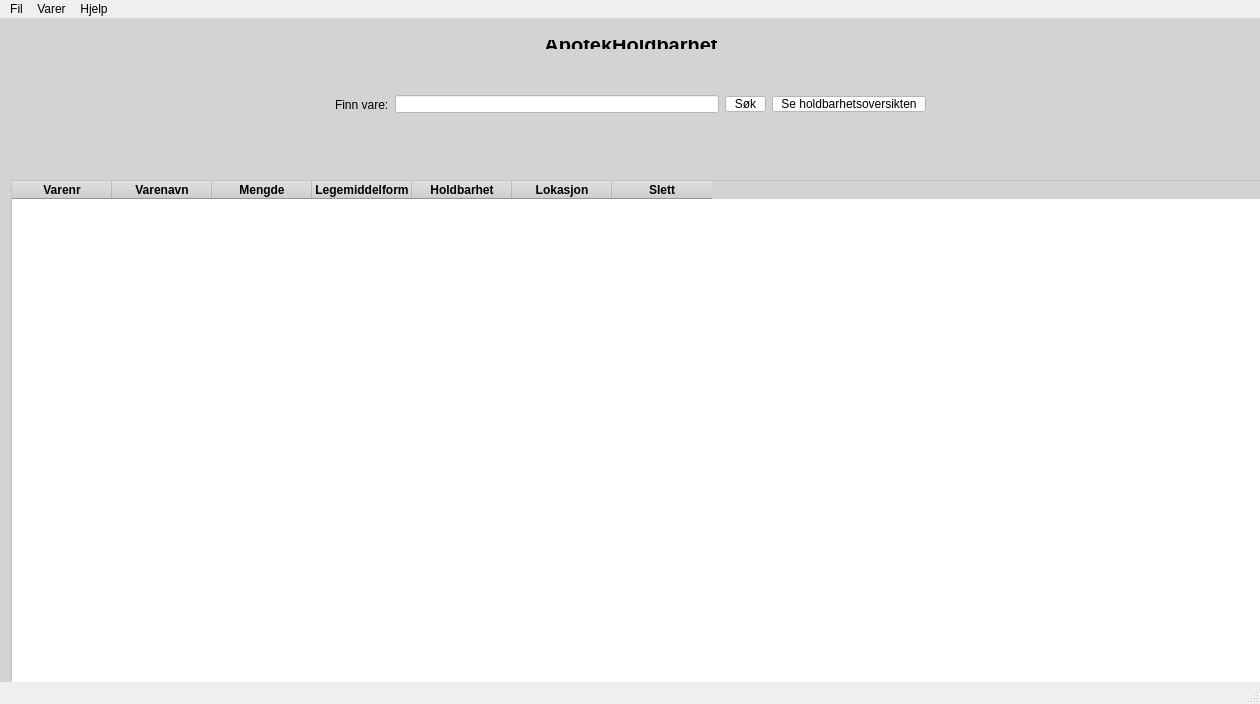
<?xml version="1.0" encoding="UTF-8"?>
<ui version="4.0">
 <class>ApotekHoldbarhet</class>
 <widget class="QMainWindow" name="ApotekHoldbarhet">
  <property name="geometry">
   <rect>
    <x>0</x>
    <y>0</y>
    <width>1260</width>
    <height>704</height>
   </rect>
  </property>
  <property name="windowTitle">
   <string>ApotekHoldbarhet</string>
  </property>
  <property name="windowIcon">
   <iconset resource="../images.qrc">
    <normaloff>:/icons/icons/calendar.png</normaloff>:/icons/icons/calendar.png</iconset>
  </property>
  <widget class="QWidget" name="centralWidget">
   <property name="styleSheet">
    <string notr="true">QWidget {
	background-color: lightgray; 
}

QPushButton { 
	color: black; 
	background-color: white;
	padding: 0 8px;
	selection-background-color: darkgray;
}

QLineEdit { 
	color: black; 
	background-color: white;
	padding: 0 8px;
	selection-background-color: darkgray;
}
</string>
   </property>
   <widget class="QWidget" name="horizontalLayoutWidget">
    <property name="geometry">
     <rect>
      <x>0</x>
      <y>60</y>
      <width>1281</width>
      <height>51</height>
     </rect>
    </property>
    <layout class="QHBoxLayout" name="horizontalLayout">
     <item>
      <spacer name="horizontalSpacer">
       <property name="orientation">
        <enum>Qt::Horizontal</enum>
       </property>
       <property name="sizeHint" stdset="0">
        <size>
         <width>40</width>
         <height>20</height>
        </size>
       </property>
      </spacer>
     </item>
     <item>
      <widget class="QLabel" name="label">
       <property name="text">
        <string>Finn vare:</string>
       </property>
      </widget>
     </item>
     <item>
      <widget class="QLineEdit" name="search_line"/>
     </item>
     <item>
      <widget class="QPushButton" name="pushButton">
       <property name="text">
        <string>Søk</string>
       </property>
      </widget>
     </item>
     <item>
      <widget class="QPushButton" name="button_holdbarhet_overview">
       <property name="text">
        <string>Se holdbarhetsoversikten</string>
       </property>
      </widget>
     </item>
     <item>
      <spacer name="horizontalSpacer_2">
       <property name="orientation">
        <enum>Qt::Horizontal</enum>
       </property>
       <property name="sizeHint" stdset="0">
        <size>
         <width>40</width>
         <height>20</height>
        </size>
       </property>
      </spacer>
     </item>
     <item>
      <spacer name="verticalSpacer">
       <property name="orientation">
        <enum>Qt::Vertical</enum>
       </property>
       <property name="sizeHint" stdset="0">
        <size>
         <width>20</width>
         <height>40</height>
        </size>
       </property>
      </spacer>
     </item>
    </layout>
   </widget>
   <widget class="QWidget" name="horizontalLayoutWidget_2">
    <property name="geometry">
     <rect>
      <x>0</x>
      <y>150</y>
      <width>1281</width>
      <height>531</height>
     </rect>
    </property>
    <layout class="QHBoxLayout" name="horizontalLayout_2">
     <item>
      <widget class="QTableWidget" name="table_varer">
       <property name="sizePolicy">
        <sizepolicy hsizetype="Preferred" vsizetype="Preferred">
         <horstretch>0</horstretch>
         <verstretch>0</verstretch>
        </sizepolicy>
       </property>
       <property name="styleSheet">
        <string notr="true">QTableWidget {
	background-color: white;
}</string>
       </property>
       <property name="editTriggers">
        <set>QAbstractItemView::DoubleClicked</set>
       </property>
       <property name="dragDropOverwriteMode">
        <bool>false</bool>
       </property>
       <property name="gridStyle">
        <enum>Qt::DashLine</enum>
       </property>
       <column>
        <property name="text">
         <string>Varenr</string>
        </property>
        <property name="font">
         <font>
          <weight>75</weight>
          <bold>true</bold>
         </font>
        </property>
       </column>
       <column>
        <property name="text">
         <string>Varenavn</string>
        </property>
        <property name="font">
         <font>
          <weight>75</weight>
          <bold>true</bold>
         </font>
        </property>
       </column>
       <column>
        <property name="text">
         <string>Mengde</string>
        </property>
        <property name="font">
         <font>
          <weight>75</weight>
          <bold>true</bold>
         </font>
        </property>
       </column>
       <column>
        <property name="text">
         <string>Legemiddelform</string>
        </property>
        <property name="font">
         <font>
          <weight>75</weight>
          <bold>true</bold>
         </font>
        </property>
       </column>
       <column>
        <property name="text">
         <string>Holdbarhet</string>
        </property>
        <property name="font">
         <font>
          <weight>75</weight>
          <bold>true</bold>
         </font>
        </property>
       </column>
       <column>
        <property name="text">
         <string>Lokasjon</string>
        </property>
        <property name="font">
         <font>
          <weight>75</weight>
          <bold>true</bold>
         </font>
        </property>
       </column>
       <column>
        <property name="text">
         <string>Slett</string>
        </property>
        <property name="font">
         <font>
          <weight>75</weight>
          <bold>true</bold>
         </font>
        </property>
       </column>
      </widget>
     </item>
    </layout>
   </widget>
   <widget class="QWidget" name="horizontalLayoutWidget_3">
    <property name="geometry">
     <rect>
      <x>0</x>
      <y>10</y>
      <width>1261</width>
      <height>31</height>
     </rect>
    </property>
    <layout class="QHBoxLayout" name="horizontalLayout_3">
     <item>
      <spacer name="horizontalSpacer_3">
       <property name="orientation">
        <enum>Qt::Horizontal</enum>
       </property>
       <property name="sizeHint" stdset="0">
        <size>
         <width>40</width>
         <height>20</height>
        </size>
       </property>
      </spacer>
     </item>
     <item>
      <widget class="QLabel" name="label_title">
       <property name="font">
        <font>
         <pointsize>15</pointsize>
         <weight>75</weight>
         <bold>true</bold>
        </font>
       </property>
       <property name="text">
        <string>ApotekHoldbarhet</string>
       </property>
       <property name="alignment">
        <set>Qt::AlignCenter</set>
       </property>
      </widget>
     </item>
     <item>
      <spacer name="horizontalSpacer_4">
       <property name="orientation">
        <enum>Qt::Horizontal</enum>
       </property>
       <property name="sizeHint" stdset="0">
        <size>
         <width>40</width>
         <height>20</height>
        </size>
       </property>
      </spacer>
     </item>
    </layout>
   </widget>
   <widget class="QWidget" name="horizontalLayoutWidget_4">
    <property name="geometry">
     <rect>
      <x>10</x>
      <y>124</y>
      <width>1251</width>
      <height>21</height>
     </rect>
    </property>
    <layout class="QHBoxLayout" name="horizontalLayout_4">
     <item>
      <widget class="QLabel" name="error_message">
       <property name="font">
        <font>
         <weight>75</weight>
         <bold>true</bold>
        </font>
       </property>
       <property name="text">
        <string/>
       </property>
       <property name="alignment">
        <set>Qt::AlignCenter</set>
       </property>
      </widget>
     </item>
    </layout>
   </widget>
   <widget class="QWidget" name="horizontalLayoutWidget_5">
    <property name="geometry">
     <rect>
      <x>0</x>
      <y>680</y>
      <width>1281</width>
      <height>41</height>
     </rect>
    </property>
    <layout class="QHBoxLayout" name="horizontalLayout_5">
     <property name="spacing">
      <number>0</number>
     </property>
     <property name="leftMargin">
      <number>0</number>
     </property>
     <property name="rightMargin">
      <number>0</number>
     </property>
     <item>
      <widget class="QLabel" name="label_hold_0_3">
       <property name="font">
        <font>
         <weight>50</weight>
         <bold>false</bold>
        </font>
       </property>
       <property name="layoutDirection">
        <enum>Qt::LeftToRight</enum>
       </property>
       <property name="text">
        <string>  Gått ut på dato, eller 3 mnd eller mindre igjen  </string>
       </property>
      </widget>
     </item>
     <item>
      <widget class="QLabel" name="label_hold_4_6">
       <property name="font">
        <font>
         <weight>50</weight>
         <bold>false</bold>
        </font>
       </property>
       <property name="text">
        <string>  Mellom 4 og 6 måneder igjen  </string>
       </property>
      </widget>
     </item>
     <item>
      <widget class="QLabel" name="label_hold_7_12">
       <property name="font">
        <font>
         <weight>50</weight>
         <bold>false</bold>
        </font>
       </property>
       <property name="text">
        <string>  Mellom 7 og 12 måneder igjen  </string>
       </property>
      </widget>
     </item>
     <item>
      <widget class="QLabel" name="label_hold_12">
       <property name="font">
        <font>
         <weight>50</weight>
         <bold>false</bold>
        </font>
       </property>
       <property name="text">
        <string>  12 måneder eller mer  </string>
       </property>
      </widget>
     </item>
    </layout>
   </widget>
   <widget class="QWidget" name="horizontalLayoutWidget_6">
    <property name="geometry">
     <rect>
      <x>0</x>
      <y>40</y>
      <width>1261</width>
      <height>22</height>
     </rect>
    </property>
    <layout class="QHBoxLayout" name="horizontalLayout_6">
     <item>
      <spacer name="horizontalSpacer_5">
       <property name="orientation">
        <enum>Qt::Horizontal</enum>
       </property>
       <property name="sizeHint" stdset="0">
        <size>
         <width>40</width>
         <height>20</height>
        </size>
       </property>
      </spacer>
     </item>
     <item>
      <widget class="QLabel" name="label_version">
       <property name="text">
        <string>TextLabel</string>
       </property>
      </widget>
     </item>
     <item>
      <spacer name="horizontalSpacer_6">
       <property name="orientation">
        <enum>Qt::Horizontal</enum>
       </property>
       <property name="sizeHint" stdset="0">
        <size>
         <width>40</width>
         <height>20</height>
        </size>
       </property>
      </spacer>
     </item>
    </layout>
   </widget>
  </widget>
  <widget class="QMenuBar" name="menuBar">
   <property name="geometry">
    <rect>
     <x>0</x>
     <y>0</y>
     <width>1260</width>
     <height>22</height>
    </rect>
   </property>
   <widget class="QMenu" name="menuFil">
    <property name="title">
     <string>Fil</string>
    </property>
    <addaction name="actionAvslutt"/>
   </widget>
   <widget class="QMenu" name="menuHjelp">
    <property name="title">
     <string>Hjelp</string>
    </property>
    <addaction name="actionFEST_Versjon"/>
    <addaction name="actionOm_ApotekHoldbarhet"/>
   </widget>
   <widget class="QMenu" name="menuVarer">
    <property name="title">
     <string>Varer</string>
    </property>
    <addaction name="actionLagre_ny_vare_til_databasen"/>
    <addaction name="actionAlle_varer_med_holdbarhet"/>
    <addaction name="separator"/>
   </widget>
   <addaction name="menuFil"/>
   <addaction name="menuVarer"/>
   <addaction name="menuHjelp"/>
  </widget>
  <widget class="QStatusBar" name="statusBar"/>
  <action name="actionAvslutt">
   <property name="text">
    <string>Avslutt</string>
   </property>
   <property name="shortcut">
    <string>Alt+Q</string>
   </property>
  </action>
  <action name="actionFEST_Versjon">
   <property name="text">
    <string>FEST Versjon</string>
   </property>
  </action>
  <action name="actionOm_ApotekHoldbarhet">
   <property name="text">
    <string>Om ApotekHoldbarhet</string>
   </property>
  </action>
  <action name="actionAlle_varer_med_holdbarhet">
   <property name="text">
    <string>Vis alle varer med holdbarhet</string>
   </property>
   <property name="shortcut">
    <string>Ctrl+H</string>
   </property>
  </action>
  <action name="actionLegg_til_ny_vare">
   <property name="text">
    <string>Legg til ny vare</string>
   </property>
   <property name="shortcut">
    <string>Ctrl+N</string>
   </property>
  </action>
  <action name="actionOppdater_FEST">
   <property name="text">
    <string>Oppdater FEST</string>
   </property>
  </action>
  <action name="actionLagre_ny_vare_til_databasen">
   <property name="text">
    <string>Lagre ny vare til databasen</string>
   </property>
   <property name="shortcut">
    <string>Ctrl+N</string>
   </property>
  </action>
 </widget>
 <layoutdefault spacing="6" margin="11"/>
 <resources>
  <include location="../images.qrc"/>
 </resources>
 <connections/>
</ui>
